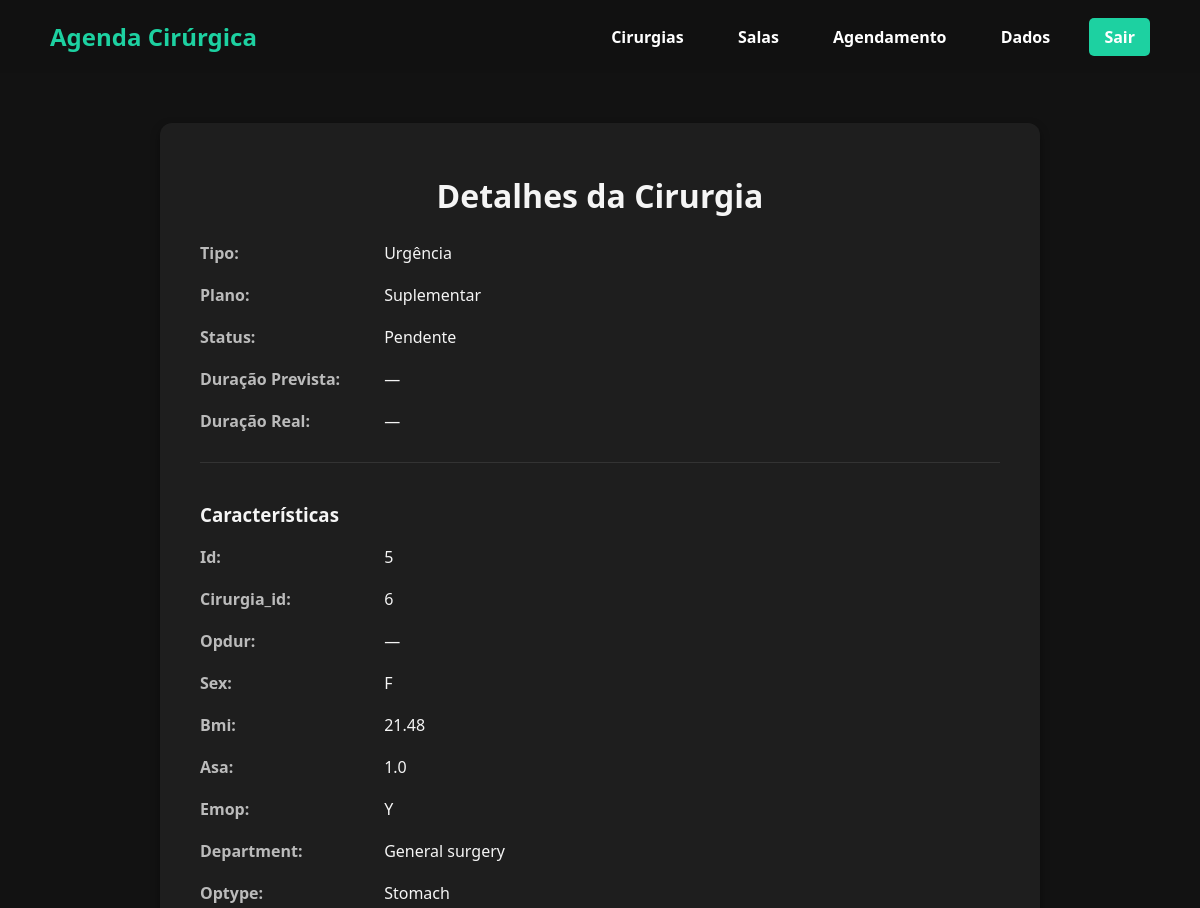
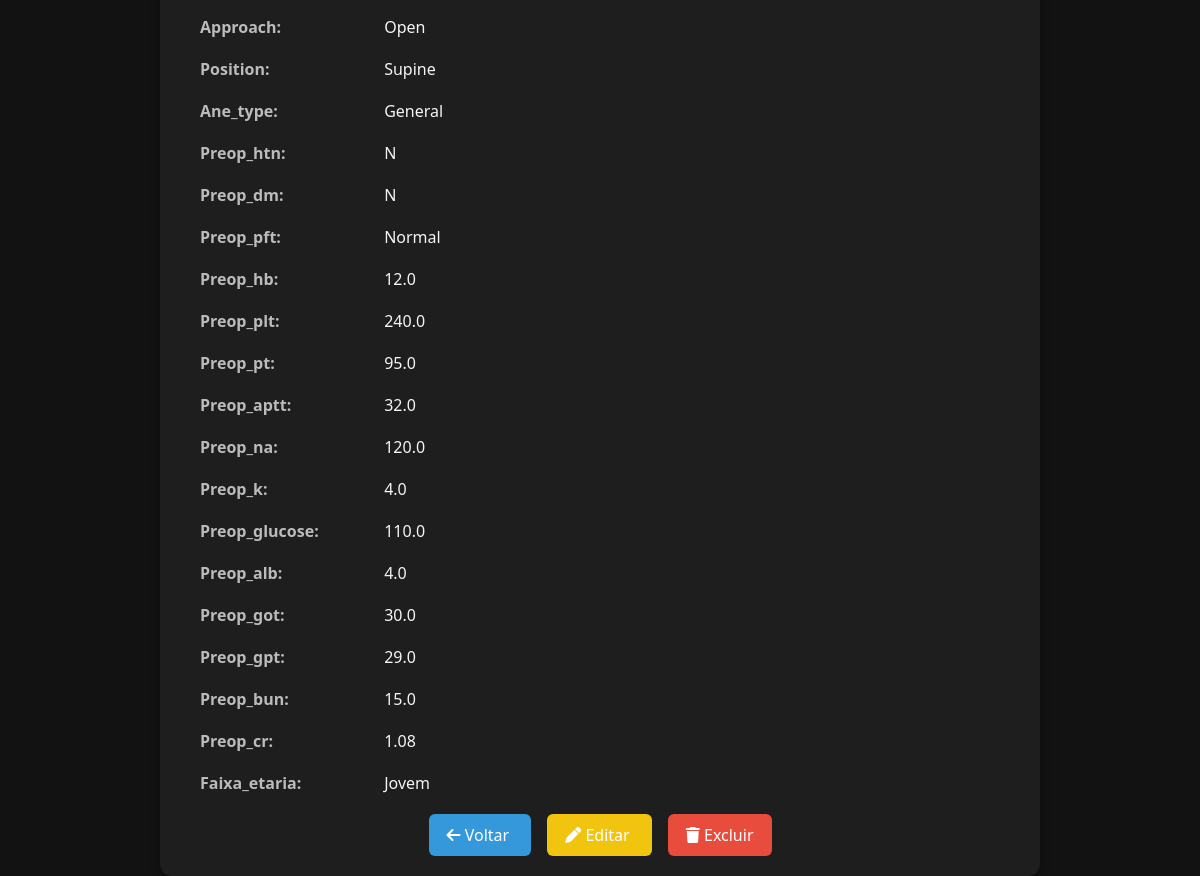
Page /cirurgias/6 on the committed database (2 pictures, top to bottom).
### tables this page shows
CREATE TABLE cirurgias (
    id INTEGER PRIMARY KEY AUTOINCREMENT,
    usuario_id INTEGER NOT NULL,
    tipo TEXT NOT NULL,
    plano TEXT NOT NULL,
    duracao_prevista INTEGER,
    duracao_real INTEGER,
    status TEXT DEFAULT 'pendente',
    FOREIGN KEY (usuario_id) REFERENCES usuarios(id)
);

CREATE TABLE cirurgia_caracteristicas (
    id INTEGER PRIMARY KEY AUTOINCREMENT,
    cirurgia_id INTEGER NOT NULL,
    opdur INTEGER,
    sex TEXT,
    bmi REAL,
    asa REAL,
    emop TEXT,
    department TEXT,
    optype TEXT,
    approach TEXT,
    position TEXT,
    ane_type TEXT,
    preop_htn TEXT,
    preop_dm TEXT,
    preop_pft TEXT,
    preop_hb REAL,
    preop_plt REAL,
    preop_pt REAL,
    preop_aptt REAL,
    preop_na REAL,
    preop_k REAL,
    preop_glucose REAL,
    preop_alb REAL,
    preop_got REAL,
    preop_gpt REAL,
    preop_bun REAL,
    preop_cr REAL,
    faixa_etaria TEXT,
    FOREIGN KEY (cirurgia_id) REFERENCES cirurgias(id)
);

### routes/cirurgia.py (the view)
@bp_cirurgia.route("/cirurgias/<int:id>")
def ver_cirurgia(id):
    cirurgia = Cirurgia.buscar_por_id(id)
    if not cirurgia:
        return redirect(url_for("cirurgia.listar_cirurgias_usuario"))
    conn = sqlite3.connect(db_path)
    cursor = conn.cursor()
    cursor.execute("SELECT * FROM cirurgia_caracteristicas WHERE cirurgia_id=?", (id,))
    row = cursor.fetchone()
    conn.close()
    caracteristicas = {}
    if row:
        colunas = [desc[0] for desc in cursor.description]
        caracteristicas = dict(zip(colunas, row))
    return render_template("ver_cirurgia.html", cirurgia=cirurgia, caracteristicas=caracteristicas)

### models/cirurgia.py (called while the page is built)
    @staticmethod
    def buscar_por_id(cirurgia_id):
        conn = sqlite3.connect(DB_PATH)
        cursor = conn.cursor()
        cursor.execute("SELECT usuario_id, tipo, plano, duracao_prevista, duracao_real, status FROM cirurgias WHERE id=?", (cirurgia_id,))
        row = cursor.fetchone()
        conn.close()
        if row:
            return Cirurgia(row[0], row[1], row[2], row[3], row[4], row[5], id=cirurgia_id)
        return None

### templates/ver_cirurgia.html (shortened to what this page needs)
<!DOCTYPE html>
<html lang="pt-BR">
<head>
    <link rel="stylesheet" href="{{ url_for('static', filename='style.css') }}">
    <link rel="stylesheet" href="https://cdnjs.cloudflare.com/ajax/libs/font-awesome/6.4.0/css/all.min.css">
</head>
<body>
    <nav class="navbar">
        <div class="logo">
            <a href="{{ url_for('usuario.home') }}" class="logo-link">Agenda Cirúrgica</a>
        </div>
        <div class="nav-links">
            <a href="{{ url_for('cirurgia.listar_cirurgias_usuario') }}" class="active">Cirurgias</a>
            <a href="#">Salas</a>
            <a href="#">Agendamento</a>
            <a href="#">Dados</a>
            <a href="{{ url_for('usuario.logout') }}" class="btn-primary">Sair</a>
        </div>
    </nav>
    <div class="detalhes-container">
        <h1>Detalhes da Cirurgia</h1>
        <div class="detalhes-item"><strong>Tipo:</strong> {{ cirurgia.tipo }}</div>
        <div class="detalhes-item"><strong>Plano:</strong> {{ cirurgia.plano }}</div>
        <div class="detalhes-item"><strong>Status:</strong> {{ cirurgia.status }}</div>
        <div class="detalhes-item"><strong>Duração Prevista:</strong> {{ cirurgia.duracao_prevista or '—' }}</div>
        <div class="detalhes-item"><strong>Duração Real:</strong> {{ cirurgia.duracao_real or '—' }}</div>
        {% if caracteristicas %}
        <div class="caracteristicas">
            <h3>Características</h3>
            {% for key, value in caracteristicas.items() %}
                <div class="detalhes-item"><strong>{{ key|capitalize }}:</strong> {{ value or '—' }}</div>
            {% endfor %}
        </div>
        {% endif %}
        <div class="botoes-acoes">
            <a href="{{ url_for('cirurgia.listar_cirurgias_usuario') }}" class="btn btn-voltar">
                <i class="fa-solid fa-arrow-left"></i> Voltar
            </a>
            <a href="{{ url_for('cirurgia.editar_cirurgia', id=cirurgia.id) }}" class="btn btn-editar">
                <i class="fa-solid fa-pen"></i> Editar
            </a>
            <a href="{{ url_for('cirurgia.excluir_cirurgia', id=cirurgia.id) }}" class="btn btn-excluir" onclick="return confirm('Deseja realmente excluir esta cirurgia?')">
                <i class="fa-solid fa-trash"></i> Excluir
            </a>
        </div>
    </div>
</body>
</html>

### static/style.css (style rules this page uses)
body, html { margin: 0; padding: 0; font-family: 'Segoe UI', Tahoma, Geneva, Verdana, sans-serif; height: 100%; }
.navbar { display: flex; justify-content: space-between; align-items: center; padding: 20px 50px; background-color: #111; color: white; }
.navbar .logo { font-size: 24px; font-weight: bold; color: #1dd1a1; }
.navbar .nav-links a { color: white; margin-left: 20px; text-decoration: none; font-weight: bold; padding: 8px 15px; border-radius: 5px; transition: 0.3s; }
.navbar .nav-links .btn-primary { background-color: #1dd1a1; }
.logo-link { text-decoration: none; color: #1dd1a1; font-weight: bold; }

### templates/ver_cirurgia.html (style rules this page uses)
body { color: #f5f5f5; background-color: #121212; }
.detalhes-container { background-color: #1e1e1e; max-width: 800px; margin: 50px auto; padding: 30px 40px; border-radius: 12px; box-shadow: 0 4px 10px rgba(0,0,0,0.4); }
h1 { text-align: center; margin-bottom: 25px; }
.detalhes-item { margin-bottom: 20px; }
.detalhes-item strong { color: #bbb; display: inline-block; width: 180px; }
.caracteristicas { margin-top: 30px; border-top: 1px solid #333; padding-top: 20px; }
.botoes-acoes { margin-top: 30px; text-align: center; }
.btn { color: #fff; text-decoration: none; margin: 0 8px; padding: 10px 18px; border-radius: 6px; transition: 0.3s; }
.btn-voltar { background-color: #3498db; }
.btn-editar { background-color: #f1c40f; }
.btn-excluir { background-color: #e74c3c; }

### rows in the picture
cirurgias: tipo "Urgência", plano "Suplementar", status "Pendente"
cirurgia_caracteristicas: key "Bmi", bmi "21.48", key "Asa", asa "1.0", key "Department", department "General surgery", key "Optype", optype "Stomach", key "Approach", approach "Open", key "Position", position "Supine", key "Ane_type", ane_type "General", key "Preop_pft", preop_pft "Normal", key "Preop_hb", preop_hb "12.0", key "Preop_plt", preop_plt "240.0", key "Preop_pt", preop_pt "95.0", key "Preop_aptt", preop_aptt "32.0", key "Preop_na", preop_na "120.0", key "Preop_k", preop_k "4.0", key "Preop_glucose", preop_glucose "110.0", key "Preop_alb", preop_alb "4.0", key "Preop_got", preop_got "30.0", key "Preop_gpt", preop_gpt "29.0", key "Preop_bun", preop_bun "15.0", key "Preop_cr", preop_cr "1.08", key "Faixa_etaria", faixa_etaria "Jovem"

### other values in the picture
{{ cirurgia.duracao_prevista or '—' }} "—"
{{ cirurgia.duracao_real or '—' }} "—"
{{ key|capitalize }} "Id" "Cirurgia_id" "Opdur" "Sex" "Emop" "Preop_htn" "Preop_dm"
{{ value or '—' }} "5" "6" "—" "F" "Y" "N" "N"
